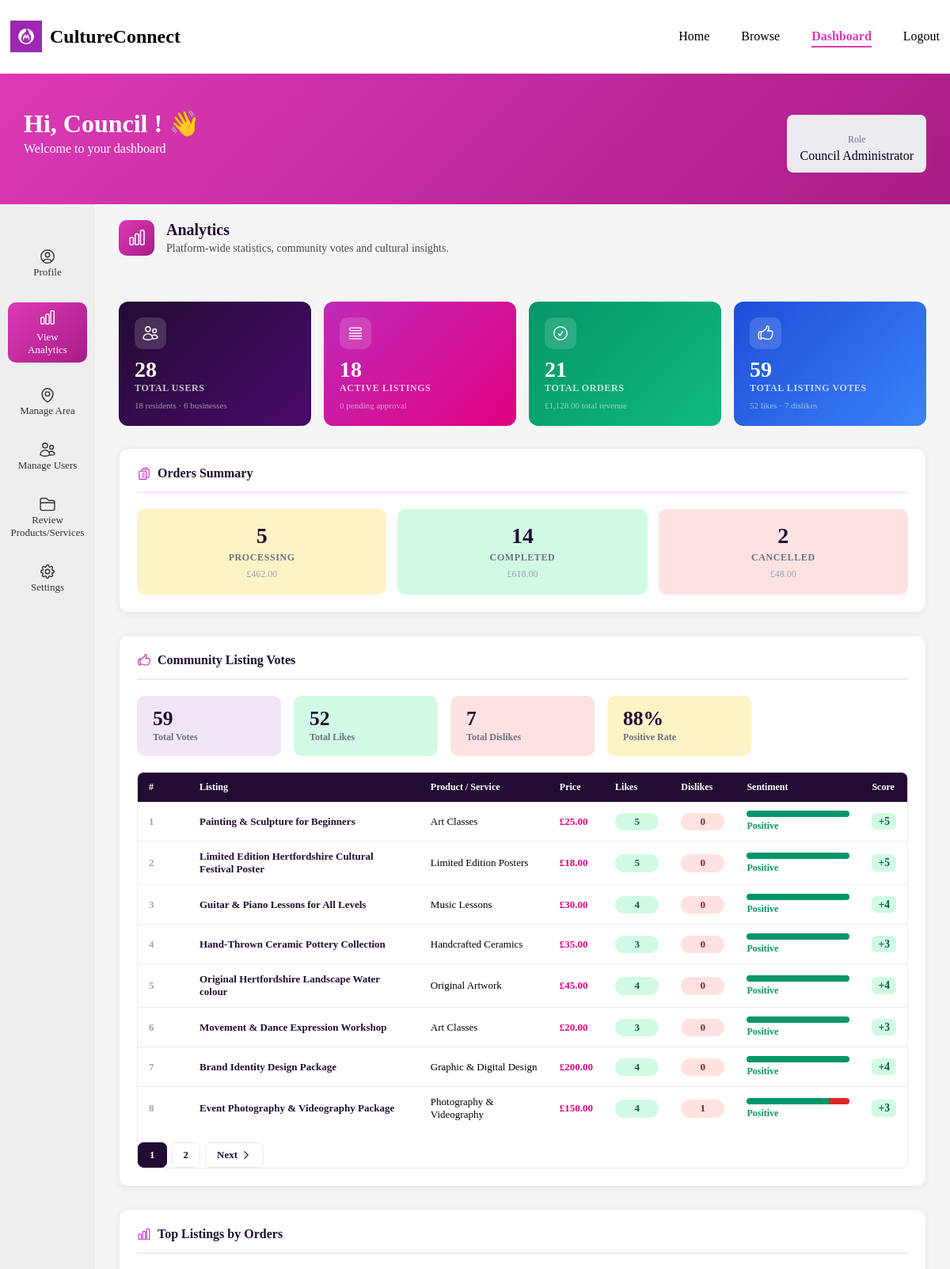
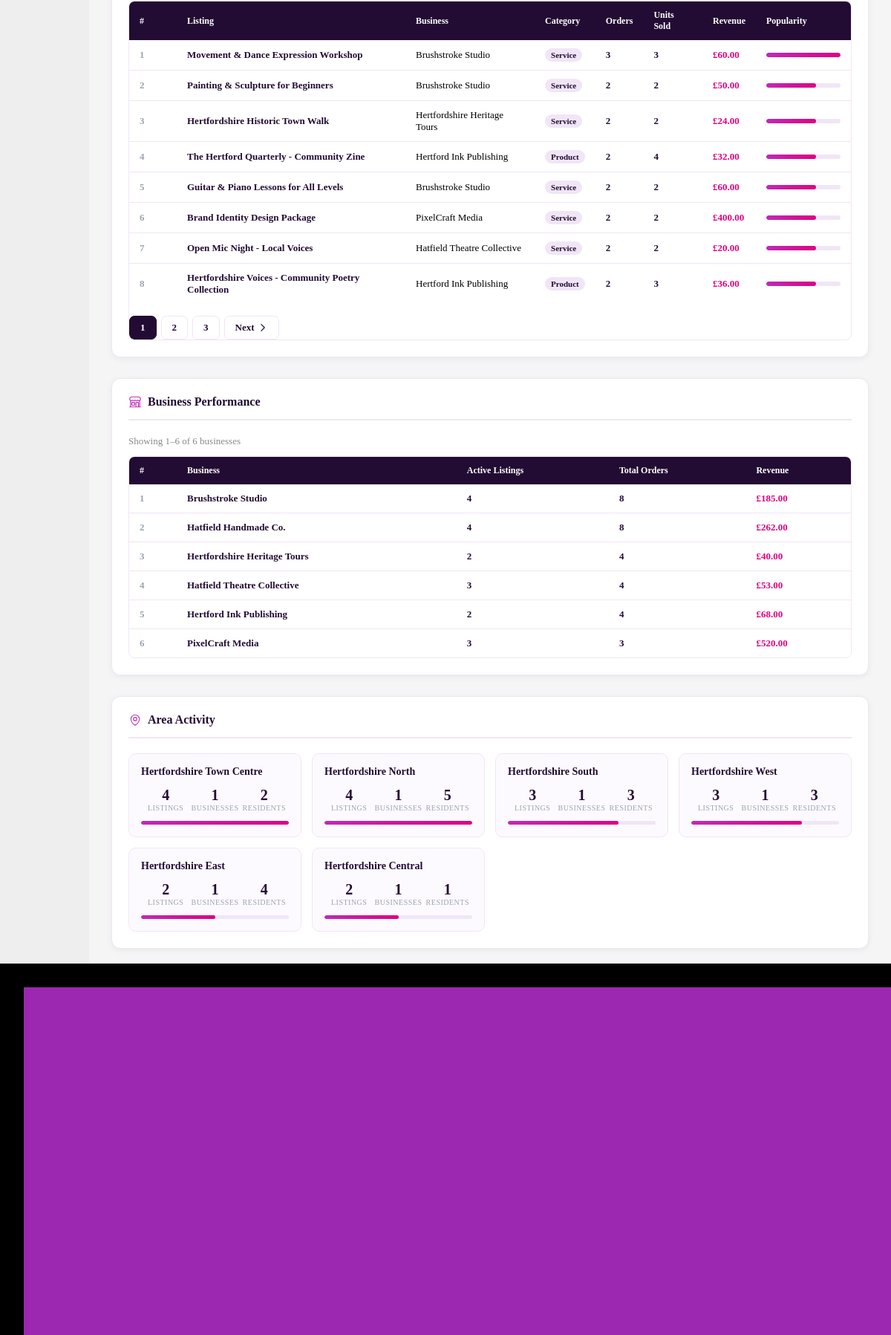
The app's page /frontend/pages/dashboard.php?page=analytics (signed in, upper part) with its own data (2 pictures, top to bottom).
### tables this page shows
CREATE TABLE `listings` (
  `listing_id` int(11) NOT NULL,
  `sme_id` int(11) NOT NULL,
  `title` varchar(150) NOT NULL,
  `caption` varchar(255) NOT NULL,
  `description` text NOT NULL,
  `price` decimal(10,2) NOT NULL,
  `status` enum('active','inactive','pending') DEFAULT 'pending',
  `created_at` timestamp NOT NULL DEFAULT current_timestamp(),
  `updated_at` timestamp NOT NULL DEFAULT current_timestamp() ON UPDATE current_timestamp(),
  `item_id` int(11) NOT NULL,
  `approved_by` int(11) DEFAULT NULL
);

CREATE TABLE `sme_profiles` (
  `sme_id` int(11) NOT NULL,
  `business_name` varchar(150) NOT NULL,
  `approval_status` enum('pending','approved','rejected') NOT NULL,
  `created_at` timestamp NOT NULL DEFAULT current_timestamp(),
  `area_id` int(11) NOT NULL,
  `description` text NOT NULL,
  `phone` varchar(20) NOT NULL,
  `user_id` int(11) NOT NULL,
  `subcategory_id` int(11) NOT NULL
);

### frontend/pages/analytics.php (the view, shortened to what the rows shown need)
<?php
$votes_r = mysqli_query($conn, "
    SELECT product_name, listing_title, price,
           total_likes, total_dislikes, ranking
    FROM resident_product_service_interest
    WHERE (total_likes + total_dislikes) > 0
    ORDER BY ranking DESC
");
$vote_rankings = [];
while ($row = mysqli_fetch_assoc($votes_r)) $vote_rankings[] = $row;
$top_listings_r = mysqli_query($conn, "
    SELECT l.listing_id, l.title, l.price,
           sp.business_name,
           pc.category_name,
           COUNT(oi.order_item_id)      AS order_count,
           SUM(oi.quantity)             AS units_sold,
           SUM(oi.price * oi.quantity)  AS revenue
    FROM listings l
    JOIN product_service ps                ON l.item_id         = ps.item_id
    JOIN product_service_subcategories pss ON ps.subcategory_id = pss.subcategory_id
    JOIN product_service_categories pc     ON pss.category_id   = pc.category_id
    JOIN sme_profiles sp                   ON l.sme_id          = sp.sme_id
    JOIN order_items oi                    ON l.listing_id       = oi.listing_id
    GROUP BY l.listing_id
    ORDER BY order_count DESC
");
$top_listings = [];
while ($row = mysqli_fetch_assoc($top_listings_r)) $top_listings[] = $row;
$top_per_page   = 8;
$top_page       = max(1, intval($_GET['top_page'] ?? 1));
$total_top      = count($top_listings);
$top_pages      = ceil($total_top / $top_per_page);
$top_page       = min($top_page, max(1, $top_pages));
$top_offset     = ($top_page - 1) * $top_per_page;
$paged_top      = array_slice($top_listings, $top_offset, $top_per_page);
$max_orders     = !empty($top_listings) ? $top_listings[0]['order_count'] : 1;
$sme_perf_r = mysqli_query($conn, "
    SELECT sp.business_name,
           COUNT(DISTINCT l.listing_id)     AS listing_count,
           COUNT(DISTINCT oi.order_item_id) AS order_count,
           SUM(oi.price * oi.quantity)      AS revenue
    FROM sme_profiles sp
    LEFT JOIN listings l     ON sp.sme_id     = l.sme_id AND l.status = 'active'
    LEFT JOIN order_items oi ON l.listing_id  = oi.listing_id
    WHERE sp.approval_status = 'approved'
    GROUP BY sp.sme_id
    ORDER BY order_count DESC
");
$sme_perf = [];
while ($row = mysqli_fetch_assoc($sme_perf_r)) $sme_perf[] = $row;
?>
<div class="an-page">
    <?php
        include '../components/section_header.php';
    ?>
    <div class="an-section">
        <h2 class="an-section-title">
            Orders Summary
        </h2>
    </div>
    <div class="an-section">
        <h2 class="an-section-title">
            Community Listing Votes
        </h2>
        <?php if (empty($vote_rankings)) : ?>
        <div class="an-empty">No votes have been cast on listings yet.</div>
        <?php else : ?>
        <div class="an-table-wrap">
            <table class="an-table">
                <thead>
                    <tr>
                        <th>#</th>
                        <th>Listing</th>
                        <th>Product / Service</th>
                        <th>Price</th>
                        <th>Likes</th>
                        <th>Dislikes</th>
                        <th>Sentiment</th>
                        <th>Score</th>
                    </tr>
                </thead>
            </table>
        </div>
        <?php endif; ?>
    </div>
    <div class="an-section">
        <h2 class="an-section-title">
            Top Listings by Orders
        </h2>
        <?php if (empty($top_listings)) : ?>
        <div class="an-empty">No orders placed yet.</div>
        <?php else : ?>
        <div class="an-table-wrap">
            <table class="an-table">
                <thead>
                    <tr>
                        <th>#</th>
                        <th>Listing</th>
                        <th>Business</th>
                        <th>Category</th>
                        <th>Orders</th>
                        <th>Units Sold</th>
                        <th>Revenue</th>
                        <th>Popularity</th>
                    </tr>
                </thead>
                <tbody>
                    <?php foreach ($paged_top as $i => $l) :
                        $pct = $max_orders > 0 ? round(($l['order_count'] / $max_orders) * 100) : 0;
                    ?>
                    <tr>
                        <td class="an-rank"><?= $top_offset + $i + 1 ?></td>
                        <td class="an-listing-title"><?= htmlspecialchars($l['title']) ?></td>
                        <td><?= htmlspecialchars($l['business_name']) ?></td>
                        <td><span class="an-cat-badge"><?= htmlspecialchars($l['category_name']) ?></span></td>
                        <td class="an-num"><?= $l['order_count'] ?></td>
                        <td class="an-num"><?= $l['units_sold'] ?></td>
                        <td class="an-revenue">£<?= number_format($l['revenue'], 2) ?></td>
                        <td class="an-bar-cell">
                            <div class="an-mini-bar-wrap">
                                <div class="an-mini-bar" style="width:<?= $pct ?>%"></div>
                            </div>
                        </td>
                    </tr>
                    <?php endforeach; ?>
                </tbody>
            </table>
        </div>
        <?php endif; ?>
    </div>
    <div class="an-section">
        <h2 class="an-section-title">
            Business Performance
        </h2>
        <?php if (empty($sme_perf)) : ?>
        <div class="an-empty">No business data available.</div>
        <?php else : ?>
        <div class="an-table-wrap">
            <table class="an-table">
                <thead>
                    <tr>
                        <th>#</th>
                        <th>Business</th>
                        <th>Active Listings</th>
                        <th>Total Orders</th>
                        <th>Revenue</th>
                    </tr>
                </thead>
            </table>
        </div>
        <?php endif; ?>
    </div>
    <div class="an-section">
        <h2 class="an-section-title">
            Area Activity
        </h2>
    </div>
</div>

### records on screen
listings: i "1", title "Movement & Dance Expression Workshop", sme.business_name "Brushstroke Studio", category_name "Service", order_count "3", units_sold "3", revenue "60.00", $pct 100 (drawn)
listings: i "2", title "Painting & Sculpture for Beginners", sme.business_name "Brushstroke Studio", category_name "Service", order_count "2", units_sold "2", revenue "50.00", $pct 67 (drawn)
listings: i "3", title "Hertfordshire Historic Town Walk", sme.business_name "Hertfordshire Heritage Tours", category_name "Service", order_count "2", units_sold "2", revenue "24.00", $pct 67 (drawn)
listings: i "4", title "The Hertford Quarterly - Community Zine", sme.business_name "Hertford Ink Publishing", category_name "Product", order_count "2", units_sold "4", revenue "32.00", $pct 67 (drawn)
listings: i "5", title "Guitar & Piano Lessons for All Levels", sme.business_name "Brushstroke Studio", category_name "Service", order_count "2", units_sold "2", revenue "60.00", $pct 67 (drawn)
listings: i "6", title "Brand Identity Design Package", sme.business_name "PixelCraft Media", category_name "Service", order_count "2", units_sold "2", revenue "400.00", $pct 67 (drawn)
listings: i "7", title "Open Mic Night - Local Voices", sme.business_name "Hatfield Theatre Collective", category_name "Service", order_count "2", units_sold "2", revenue "20.00", $pct 67 (drawn)
listings: i "8", title "Hertfordshire Voices - Community Poetry Collection", sme.business_name "Hertford Ink Publishing", category_name "Product", order_count "2", units_sold "3", revenue "36.00", $pct 67 (drawn)

### other values on screen
$_SESSION['first_name'] "Council"
$_SESSION['user_role'] "Council Administrator"
$title "Analytics"
$subtitle "Platform-wide statistics, community votes and cultural insights."
$total_users "28"
$total_residents "18"
$total_smes "6"
$active_listings "18"
$pending_listings "0"
$total_orders "21"
$total_revenue "1,128.00"
$total_lv "59"
$total_likes "52"
$total_dislikes "7"
$data['count'] "5"
